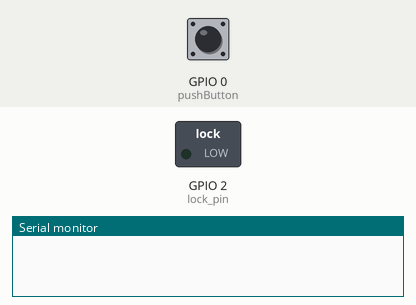
This sketch was run on a simulated ESP8266 (NodeMCU). Shown: switched loads named in the sketch (green lamp = pin HIGH), the last lines printed to the serial monitor. Inputs (shaded band) come from the test bench; at power-on: GPIO 0 (pushButton) HIGH. WiFi joins after 1.5 s; servers stay silent unless stated; no MQTT or app messages arrive unless stated.

Above: at 0.0 s.
At 2.7 s:
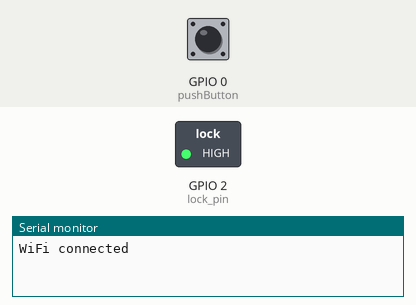
2.8 s: GPIO 0 (pushButton) pulled LOW for 3.2 s
At 4.2 s:
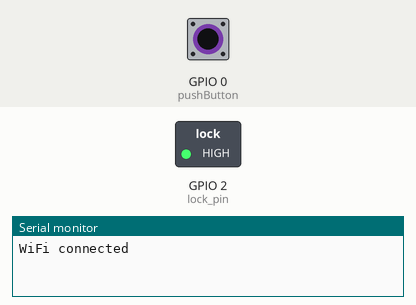
Timing chart, 0 to 7.4 s (numbered marks = the images above; inputs shaded):
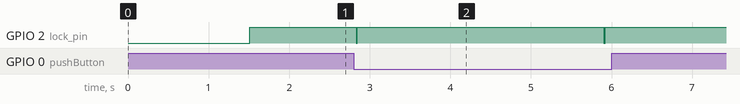

Measured:
- after the input at 2.8 s, GPIO 2 (lock_pin): alternates HIGH for 3.1 s and LOW for 0.02 s, 4 changes in all, then stays HIGH, starting at once

The sketch:

xiaomi_sherlock_mqtt.ino
```cpp
#include <ESP8266WiFi.h>
#include <PubSubClient.h>

// Update these with values suitable for your network.

//WiFi setup
const char* ssid = "<YOUR SSID>";
const char* password = "<YOUR WiFi PASSWORD>";
//MQTT setup
const char* mqtt_server = "<YOUR HASSIO IP OR YOUR MQTT SERVER IP>";
const char* mqtt_id = "<THE ID THAT YOU PREFER>";
const char* mqtt_user = "<YOUR MQTT USER>";
const char* mqtt_password = "<YOUR MQTT PASSWORD>";
//Pinout setup
const int lock_pin = 2;
const int pushButton = 0;

WiFiClient espClient;
PubSubClient client(espClient);
bool status_opened = false;


void setup() {
  //Start Wifi
  setup_wifi();
  //Start mqtt
  client.setServer(mqtt_server, 1883);
  //Set mqtt callback
  client.setCallback(callback);
  Serial.begin(115200);

  pinMode(pushButton, INPUT);
  pinMode(lock_pin, OUTPUT);
  digitalWrite(lock_pin, HIGH);
}

/**
  Initialize WiFi parameters and try to connect
*/
void setup_wifi() {
  //Wait for boot
  delay(10);
  //Start WiFi connection
  WiFi.begin(ssid, password);

  //Wait for connection success
  while (WiFi.status() != WL_CONNECTED) {
    delay(500);
  }

  randomSeed(micros());

  Serial.println("WiFi connected");
}

/**
  Receive MQTT message

  @param topic path from mqtt.
  @param payload Content of the message.
  @param lenght lenght of the payload.
*/
void callback(char* topic, byte* payload, unsigned int length) {
  //If it's the right topic process it
  if (strcmp(topic,"door/action")==0){
    door_action((char)payload[0]);
  }
}

/**
  Connect for the first time or reconnect to the mqtt server
*/
void reconnect() {
  // Loop until MQTT client is reconnected
  while (!client.connected()) {
    // Attempt to connect to MQTT server
    if (client.connect(mqtt_id,mqtt_user,mqtt_password)) {
      //Publish to notify that door is available
      client.publish("door/available", "online");
      //Subscribe to receive the action
      client.subscribe("door/action");
    } else {
      // Wait 5 seconds before retrying
      delay(5000);
    }
  }
}

void loop() {

  if (!client.connected()) {
    reconnect();
  }
  client.loop();
  read_real_switch();
}

/**
  Execute an action over the door lock.

  @param action Depending of this param one action or other will be executed. These are the possible values:
    0: Close the door
    1: Open the door
    2: Change the current status
*/
void door_action(char action){
  if(action == '0'){
    close_door();
  }else if(action == '1'){
    open_door();
  }else if(action == '2'){
    status_opened ? close_door() : open_door();
  }
}

/**
  Send a down pulse to 'lock_pin' during 50 miliseconds
*/
void open_door(){
  digitalWrite(lock_pin, LOW);
  delay(50);
  digitalWrite(lock_pin, HIGH);
  delay(3000);
  status_opened = true;
  client.publish("door/status", "1");
}

/**
  Send a down pulse to 'lock_pin' during 15 miliseconds
*/
void close_door(){
  digitalWrite(lock_pin, LOW);
  delay(15);
  digitalWrite(lock_pin, HIGH);
  delay(3000);
  status_opened = false;
  client.publish("door/status", "0");
}

void read_real_switch(){
  int buttonState = digitalRead(pushButton);
  if(buttonState == 0){
    delay(30);
    buttonState = digitalRead(pushButton);
    if(buttonState == 1){
     open_door();
    }else{
      close_door();
    }
    delay(30);
  }
}
```
